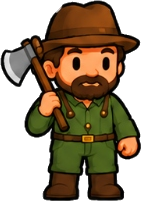
#> input picture scratch/lumberjack_cells/0_0_front_idle.png, 141 x 201 px, found by its file name
$ python build_lumberjack_assets.py
#> lines starting #> are read from the running program, lines starting #| are printed output that depends on the picture
import os
import math
import numpy as np
from PIL import Image, ImageDraw

CELL_W = 64
CELL_H = 80
BASELINE_Y = 76
CENTER_X = 32
REF_HEIGHT = 66
BASE_SCALE = REF_HEIGHT / 201.0  # ~0.328358

cells_dir = 'scratch/lumberjack_cells'
cells = {
    'front_idle': Image.open(f'{cells_dir}/0_0_front_idle.png'),
    'left_idle': Image.open(f'{cells_dir}/0_1_left_idle.png'),
    'right_idle': Image.open(f'{cells_dir}/0_2_right_idle.png'),
    'back_idle': Image.open(f'{cells_dir}/0_3_back_idle.png'),
    'front_walk': Image.open(f'{cells_dir}/1_0_front_walk.png'),
    'left_walk': Image.open(f'{cells_dir}/1_1_left_walk.png'),
    'right_walk': Image.open(f'{cells_dir}/1_2_right_walk.png'),
    'back_walk': Image.open(f'{cells_dir}/1_3_back_walk.png'),
    'sitting': Image.open(f'{cells_dir}/2_0_sitting.png'),
    'resting': Image.open(f'{cells_dir}/2_1_resting.png'),
    'loving': Image.open(f'{cells_dir}/2_2_loving.png'),
    'angry': Image.open(f'{cells_dir}/2_3_angry.png'),
    'surprised': Image.open(f'{cells_dir}/2_4_surprised.png'),
    'fight_punch': Image.open(f'{cells_dir}/3_0_fight_punch.png'),
    'fight_kick': Image.open(f'{cells_dir}/3_1_fight_kick.png'),
    'axe_attack': Image.open(f'{cells_dir}/3_2_axe_attack.png'),
    'axe_defend': Image.open(f'{cells_dir}/3_3_axe_defend.png'),
    'tired': Image.open(f'{cells_dir}/3_4_tired.png'),
}
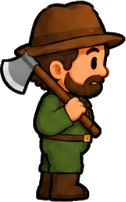
#> input picture scratch/lumberjack_cells/0_1_left_idle.png, 126 x 202 px, found by its file name
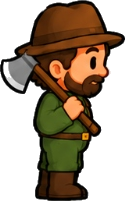
#> input picture scratch/lumberjack_cells/0_2_right_idle.png, 125 x 201 px, found by its file name
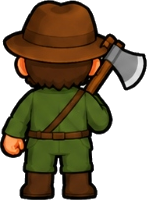
#> input picture scratch/lumberjack_cells/0_3_back_idle.png, 147 x 200 px, found by its file name
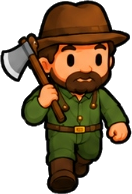
#> input picture scratch/lumberjack_cells/1_0_front_walk.png, 132 x 194 px, found by its file name
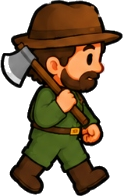
#> input picture scratch/lumberjack_cells/1_1_left_walk.png, 123 x 196 px, found by its file name
#> (the run stopped early here; a loop or call above may not have finished)
